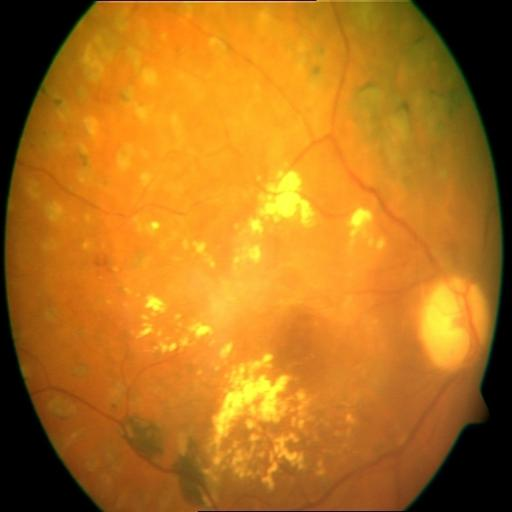
#> input picture data/rfmid/201.jpg, 512 x 512 px
$ python -i eye_health.py   (imports and definitions only)   (older library calls are emulated)
#> lines starting #> are read from the running program, lines starting #| are printed output that depends on the picture; after the words box and inside, x2 and y2 are one past the last pixel; in counts of white or black regions, pixels touching at a corner belong together
"""
Comprehensive Eye Health Analytics Module.

Performs quantitative ocular biomarker extraction and multi-condition risk assessment:
1. Retinal Microvascular Architecture (Vessel density, tortuosity index, hypertensive retinopathy risk).
2. Macular Integrity & Diabetic Macular Edema (DME) Risk (Foveal avascular zone analysis, central exudates).
3. Optic Nerve Head & Glaucoma Susceptibility (Optic cup-to-disc ratio estimation, neuroretinal rim contour).
4. Ocular Media Clarity & Cataract / Haze Index (Lens transparency, high-frequency energy ratio).
5. Composite Ocular Health Score (0 to 100) combining all four physiological axes.
6. Preventive Care & Systemic Health Guidelines (HbA1c, BP targets, lifestyle advice).
"""

from dataclasses import dataclass, field
from typing import Dict, Any, List, Optional
import numpy as np
import cv2


@dataclass
class EyeHealthBiomarkers:
    overall_score: int  # 0 to 100
    overall_status: str  # "Optimal", "Good", "Borderline", "Attention Required"

    # Axis 1: Vasculature
    vessel_density_pct: float
    vessel_tortuosity_index: float
    hypertensive_risk: str  # "Low", "Moderate", "Elevated"
    vascular_summary: str

    # Axis 2: Macular Integrity & DME
    macular_edema_risk: str  # "Low Risk", "Possible DME", "High Risk (CSME)"
    macular_integrity_score: int  # 0 to 25
    macular_summary: str

    # Axis 3: Optic Nerve & Glaucoma
    estimated_cdr: float  # Cup-to-disc ratio (e.g. 0.38)
    glaucoma_susceptibility: str  # "Low / Normal", "Borderline", "High Suspect"
    optic_nerve_score: int  # 0 to 25
    optic_nerve_summary: str

    # Axis 4: Media Clarity & Cataract
    media_clarity_score: int  # 0 to 25
    cataract_haze_index: str  # "Clear", "Mild Nuclear Haze", "Moderate Media Opacity"
    media_summary: str

    # Preventive Guidelines
    preventive_recommendations: List[Dict[str, str]] = field(default_factory=list)

    # [20 lines left out: function to_dict, not called in this run]


class EyeHealthAnalyzer:
    """
    Automated ocular feature extractor and multi-disease risk calculator.
    """

    def analyze(
        self,
        img_rgb: np.ndarray,
        retina_mask: Optional[np.ndarray] = None,
        dr_grade: Optional[int] = 0,
        confidence: float = 0.5,
    ) -> EyeHealthBiomarkers:
        """
        Analyzes retinal fundus image for comprehensive eye health parameters.
        """
#> called with dr_grade = 0, confidence = 0.5
        h, w = img_rgb.shape[:2]

        # 1. Mask and ROI
        if retina_mask is None:
            gray = cv2.cvtColor(img_rgb, cv2.COLOR_RGB2GRAY)
            _, retina_mask = cv2.threshold(gray, 15, 255, cv2.THRESH_BINARY)
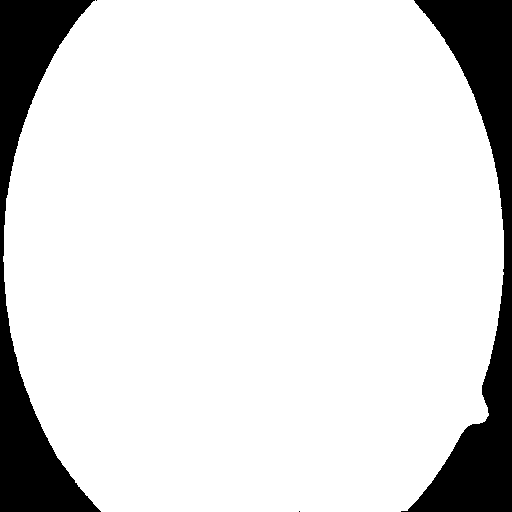
#> retina_mask: shape (512, 512); 86.7% white; 4 black regions (2 under 20 px), largest, box (x1, y1, x2, y2) and area: (401, 0, 512, 512) 18375, (0, 0, 101, 512) 16408
        elif retina_mask.shape[:2] != (h, w):
            retina_mask = cv2.resize(retina_mask, (w, h), interpolation=cv2.INTER_NEAREST)

        mask_bool = (retina_mask > 0)
        retina_pixels = int(np.sum(mask_bool))
#> retina_pixels = 227359
        if retina_pixels == 0:
            retina_pixels = h * w
            mask_bool = np.ones((h, w), dtype=bool)

        # Green channel provides highest vascular contrast
        green = img_rgb[:, :, 1].astype(np.float32)
        red = img_rgb[:, :, 0].astype(np.float32)
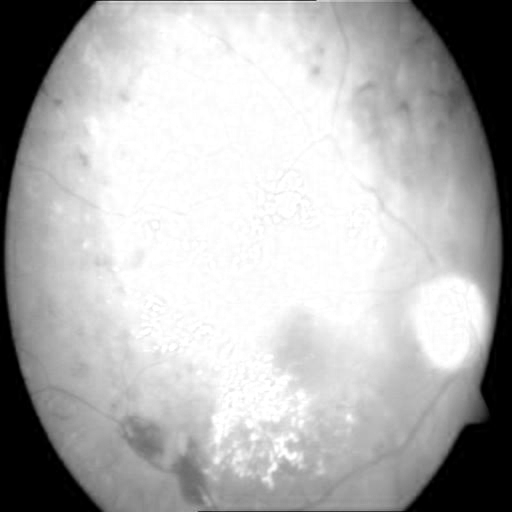
#> red: shape (512, 512) float32; min 0, max 255, mean 178.8

        # ---------------------------------------------------------
        # Axis 1: Retinal Vasculature & Hypertensive Retinopathy Risk
        # ---------------------------------------------------------
        clahe = cv2.createCLAHE(clipLimit=2.0, tileGridSize=(8, 8))
        green_uint8 = np.clip(green, 0, 255).astype(np.uint8)
        green_enhanced = clahe.apply(green_uint8)
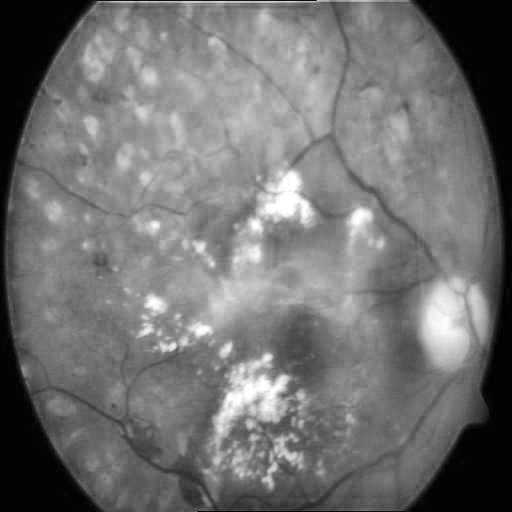
#> green_enhanced: shape (512, 512); min 2, max 255, mean 114

        # Morphological top-hat to highlight thin vessels
        kernel = cv2.getStructuringElement(cv2.MORPH_ELLIPSE, (9, 9))
        tophat = cv2.morphologyEx(green_enhanced, cv2.MORPH_BLACKHAT, kernel)

        # Vessel segmentation approximation
        vessel_thresh = np.percentile(tophat[mask_bool], 82) if np.any(mask_bool) else 25
#> vessel_thresh = 7
        vessel_map = (tophat > vessel_thresh) & mask_bool
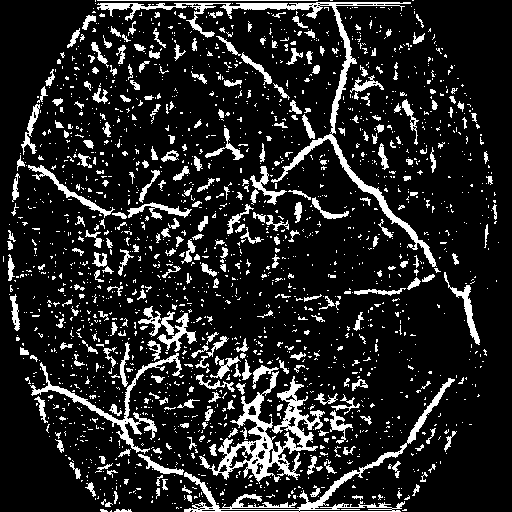
#> vessel_map: shape (512, 512) bool; 14.5% white; 2014 white regions (1700 under 20 px)
        vessel_pixels = int(np.sum(vessel_map))
#> vessel_pixels = 37893
        vessel_density_pct = (vessel_pixels / max(retina_pixels, 1)) * 100.0
#> vessel_density_pct = 16.67

        # Vessel tortuosity estimation via contour perimeter to area ratio
        contours, _ = cv2.findContours(vessel_map.astype(np.uint8), cv2.RETR_LIST, cv2.CHAIN_APPROX_SIMPLE)
#> contours = 2172 contours, 1954 with area under 20; largest, box (x1, y1, x2, y2) and area: (199, 371, 325, 484) 3664, (97, 2, 437, 267) 3113, (184, 378, 455, 512) 2074, (30, 353, 182, 454) 1174, (28, 165, 115, 218) 406
        total_len = 0.0
        for cnt in contours:
            if cv2.contourArea(cnt) > 15:
                total_len += cv2.arcLength(cnt, closed=False)
#> this loop made 2172 passes
#> total_len on passes 1, 2, 7, 14, 17, 52, 66, 83: 158.2, 186.5, 226, 474.2, 493.5, 508.7, 536.2, 562.1
#> after the loop, total_len = 18855.5
        tortuosity_index = float(total_len / max(len(contours), 1)) / 10.0
#> tortuosity_index = 0.868
        tortuosity_index = np.clip(tortuosity_index, 1.05, 2.95)
#> tortuosity_index = 1.05

        # Hypertensive Risk calculation
        # DR grade also correlates with systemic microvascular stress
        dr_penalty = (dr_grade or 0) * 1.5
        if vessel_density_pct < 6.5 or tortuosity_index > 2.2 or dr_penalty >= 4:
            hypertensive_risk = "Elevated"
            vasc_score = max(8, int(25 - (tortuosity_index * 4.5) - dr_penalty))
            vascular_summary = (
                "Increased arteriolar tortuosity and caliber irregularities detected. "
                "Suggests microvascular remodeling consistent with hypertensive or diabetic stress."
            )
        elif vessel_density_pct < 9.0 or tortuosity_index > 1.6:
            hypertensive_risk = "Moderate"
            vasc_score = int(np.clip(25 - (tortuosity_index * 3.0), 14, 21))
            vascular_summary = (
                "Mild focal arteriolar attenuation observed. Vasculature shows stable architecture "
                "with mild focal tortuosity."
            )
        else:
            hypertensive_risk = "Low"
            vasc_score = int(np.clip(22 + (vessel_density_pct * 0.2), 22, 25))
#> vasc_score = 25
            vascular_summary = (
                "Normal arteriovenous caliber ratio and branching architecture. "
                "No focal arteriolar narrowing or silver-wiring observed."
            )

        # ---------------------------------------------------------
        # Axis 2: Macular Integrity & Diabetic Macular Edema (DME)
        # ---------------------------------------------------------
        # In fundus photography, fovea center is located temporal to optic disc (darkest central zone)
        # We examine macular field (middle 40% of fundus)
        cy, cx = h // 2, w // 2
        mac_r = int(min(h, w) * 0.22)
        macula_roi = green_enhanced[max(0, cy - mac_r):min(h, cy + mac_r), max(0, cx - mac_r):min(w, cx + mac_r)]
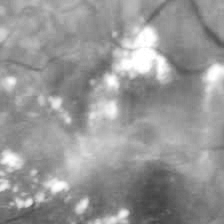
#> macula_roi: shape (224, 224); min 65, max 255, mean 151.5

        # High intensity spots in green channel indicate hard exudates (lipids from leaking capillaries)
        macula_std = float(np.std(macula_roi))
#> macula_std = 33.02
        macula_bright_thresh = np.percentile(macula_roi, 95)
#> macula_bright_thresh = 214
        bright_exudate_fraction = float(np.mean(macula_roi > (macula_bright_thresh + 20)))
#> bright_exudate_fraction = 0.0282

        if (dr_grade or 0) >= 3 or (bright_exudate_fraction > 0.08 and (dr_grade or 0) >= 2):
            macular_edema_risk = "High Risk (CSME Likely)"
            macular_score = max(5, int(25 - (dr_grade or 0) * 5.0))
            macular_summary = (
                "High suspicion of Clinically Significant Macular Edema (CSME). "
                "Perifoveal lipid exudation or capillary leakage pattern identified."
            )
        elif (dr_grade or 0) >= 2 or bright_exudate_fraction > 0.04:
            macular_edema_risk = "Possible DME"
            macular_score = int(np.clip(18 - (bright_exudate_fraction * 50), 12, 19))
            macular_summary = (
                "Borderline central macular reflections detected. Early intraretinal fluid or "
                "hard exudate accumulation possible."
            )
        else:
            macular_edema_risk = "Low Risk"
            macular_score = int(np.clip(23 + (1.0 - bright_exudate_fraction * 10), 22, 25))
#> macular_score = 23
            macular_summary = (
                "Macular foveal avascular zone (FAZ) appears intact. "
                "No central hard exudates or diffuse foveal thickening detected."
            )

        # ---------------------------------------------------------
        # Axis 3: Optic Nerve Head & Glaucoma Susceptibility (CDR)
        # ---------------------------------------------------------
        # Optic disc is the brightest region in the red channel with circular structure
        red_uint8 = np.clip(red, 0, 255).astype(np.uint8)
        blurred_red = cv2.GaussianBlur(red_uint8, (21, 21), 0)

        # Estimate optic cup and disc dimensions
        # Disc is usually high intensity in red, cup is the central pale core
        disc_thresh = np.percentile(blurred_red[mask_bool], 96) if np.any(mask_bool) else 180
#> disc_thresh = 254
        disc_mask = (blurred_red > disc_thresh) & mask_bool
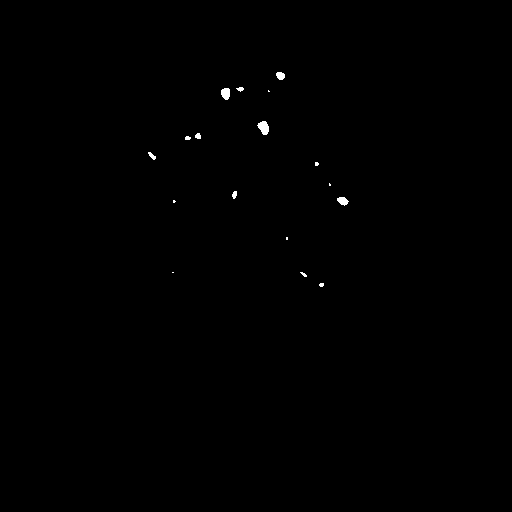
#> disc_mask: shape (512, 512) bool; 0.21% white; 17 white regions (8 under 20 px), largest, box (x1, y1, x2, y2) and area: (257, 121, 269, 135) 114, (221, 88, 230, 100) 88, (337, 197, 349, 206) 71
        disc_area = float(np.sum(disc_mask))
#> disc_area = 539

        if disc_area > 100:
            disc_radius = np.sqrt(disc_area / np.pi)
#> disc_radius = 13.1
            cup_thresh = np.percentile(blurred_red[disc_mask], 75)
#> cup_thresh = 255
            cup_mask = (blurred_red > cup_thresh) & disc_mask
#> cup_mask: shape (512, 512) bool; every value is 0
            cup_radius = np.sqrt(max(float(np.sum(cup_mask)), 1.0) / np.pi)
#> cup_radius = 0.564
            raw_cdr = cup_radius / max(disc_radius, 1.0)
#> raw_cdr = 0.0431
            estimated_cdr = float(np.clip(raw_cdr, 0.28, 0.82))
#> estimated_cdr = 0.28
        else:
            estimated_cdr = 0.38  # Standard physiological baseline

        if estimated_cdr > 0.65:
            glaucoma_susceptibility = "High Suspect"
            optic_score = max(9, int(25 - (estimated_cdr - 0.65) * 60))
            optic_nerve_summary = (
                f"Enlarged vertical Cup-to-Disc Ratio (estimated CDR ~{estimated_cdr:.2f}). "
                "Possible neuroretinal rim thinning or cupping. Tonometry / visual field correlation recommended."
            )
        elif estimated_cdr > 0.48:
            glaucoma_susceptibility = "Borderline"
            optic_score = int(np.clip(25 - (estimated_cdr - 0.48) * 35, 16, 21))
            optic_nerve_summary = (
                f"Borderline vertical Cup-to-Disc Ratio (estimated CDR ~{estimated_cdr:.2f}). "
                "Optic disc margins clear, with mild physiological cupping."
            )
        else:
            glaucoma_susceptibility = "Low / Normal"
            optic_score = int(np.clip(23 + (0.45 - estimated_cdr) * 5, 22, 25))
#> optic_score = 23
            optic_nerve_summary = (
                f"Healthy optic nerve head configuration (estimated CDR ~{estimated_cdr:.2f}). "
                "Pink neuroretinal rim with preserved ISNT rule contour."
            )

        # ---------------------------------------------------------
        # Axis 4: Ocular Media Clarity & Cataract / Haze Index
        # ---------------------------------------------------------
        # Contrast & high-frequency edge energy in green channel
        sobelx = cv2.Sobel(green_uint8, cv2.CV_64F, 1, 0, ksize=3)
        sobely = cv2.Sobel(green_uint8, cv2.CV_64F, 0, 1, ksize=3)
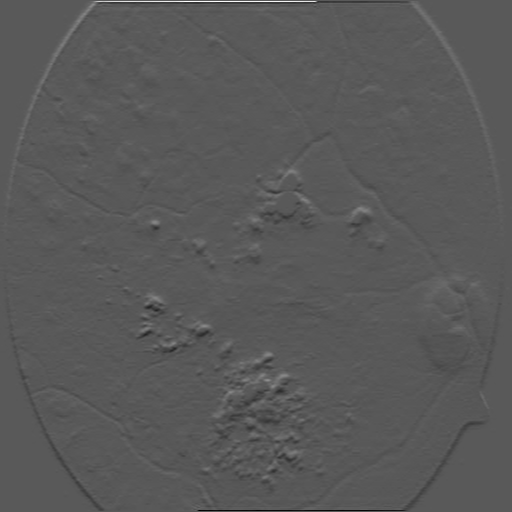
#> sobely: shape (512, 512) float64; min -329, max 609, mean -0.5; drawn with min black and max white
        edge_energy = float(np.mean(np.sqrt(sobelx**2 + sobely**2)[mask_bool]))
#> edge_energy = 18.51
        contrast_std = float(np.std(green_uint8[mask_bool]))
#> contrast_std = 37.06

        if edge_energy < 8.0 or contrast_std < 22.0:
            cataract_haze_index = "Moderate Media Opacity"
            media_score = max(10, int(15 + contrast_std * 0.3))
            media_summary = (
                "Significant reduction in retinal high-frequency contrast. "
                "Likely lens nuclear sclerosis / cataract, corneal haze, or vitreous condensation."
            )
        elif edge_energy < 14.0 or contrast_std < 32.0:
            cataract_haze_index = "Mild Nuclear Haze"
            media_score = int(np.clip(18 + contrast_std * 0.15, 17, 21))
            media_summary = (
                "Mild diffuse attenuation of fundus detail. Early crystalline lens haziness "
                "or subtle anterior media opacity."
            )
        else:
            cataract_haze_index = "Clear"
            media_score = int(np.clip(22 + (contrast_std - 32.0) * 0.1, 22, 25))
#> media_score = 22
            media_summary = (
                "Crisp retinal visualization across all quadrants. "
                "Transparent ocular refractive media without significant lens opacity."
            )

        # ---------------------------------------------------------
        # Composite Ocular Health Score (0 - 100)
        # ---------------------------------------------------------
        total_score = int(np.clip(vasc_score + macular_score + optic_score + media_score, 15, 100))
#> total_score = 93

        if total_score >= 88:
            overall_status = "Optimal"
        elif total_score >= 74:
            overall_status = "Good"
        elif total_score >= 58:
            overall_status = "Borderline"
        else:
            overall_status = "Attention Required"

        # ---------------------------------------------------------
        # Personalized Preventive Guidelines
        # ---------------------------------------------------------
        recs = [
            {
                "category": "Glycemic Target",
                "title": "Strict HbA1c Management (< 7.0%)",
                "detail": (
                    "Maintaining HbA1c below 7.0% delays the onset and slows progression of diabetic "
                    "microvascular complications, protecting capillary pericytes."
                ),
            },
            {
                "category": "Cardiovascular & BP",
                "title": "Blood Pressure Goal (< 130/80 mmHg)",
                "detail": (
                    "Controlled systolic blood pressure prevents hydrostatic capillary shearing, "
                    "reducing retinal microaneurysm rupture and macular edema formation."
                ),
            },
            {
                "category": "Lifestyle & Nutrition",
                "title": "Macular Carotenoids & Antioxidants",
                "detail": (
                    "Dietary intake of Lutein, Zeaxanthin, Vitamin C, and Omega-3 fatty acids "
                    "supports photoreceptor outer segment renewal and macular pigment optical density."
                ),
            },
            {
                "category": "Visual Hygiene",
                "title": "20-20-20 Rule & UV400 Protection",
                "detail": (
                    "Every 20 minutes, gaze at an object 20 feet away for 20 seconds. "
                    "Use UV400-rated sunglasses outdoors to prevent crystalline lens oxidative stress."
                ),
            },
        ]

        if (dr_grade or 0) >= 2 or hypertensive_risk == "Elevated":
            recs.insert(0, {
                "category": "Surveillance Interval",
                "title": "Comprehensive Dilated Fundus Exam (3 to 6 Months)",
                "detail": (
                    "Due to referable microvascular signs, follow-up with slit-lamp biomicroscopy "
                    "and Optical Coherence Tomography (OCT) is advised within 3 to 6 months."
                ),
            })
        else:
            recs.insert(0, {
                "category": "Surveillance Interval",
                "title": "Annual Retinal Screening Protocol (12 Months)",
                "detail": (
                    "Stable retinal status supports standard annual surveillance under primary care "
                    "tele-ophthalmology monitoring."
                ),
            })

        return EyeHealthBiomarkers(
            overall_score=total_score,
            overall_status=overall_status,
            vessel_density_pct=vessel_density_pct,
            vessel_tortuosity_index=tortuosity_index,
            hypertensive_risk=hypertensive_risk,
            vascular_summary=vascular_summary,
            macular_edema_risk=macular_edema_risk,
            macular_integrity_score=macular_score,
            macular_summary=macular_summary,
            estimated_cdr=estimated_cdr,
            glaucoma_susceptibility=glaucoma_susceptibility,
            optic_nerve_score=optic_score,
            optic_nerve_summary=optic_nerve_summary,
            media_clarity_score=media_score,
            cataract_haze_index=cataract_haze_index,
            media_summary=media_summary,
            preventive_recommendations=recs,
        )

>>> import cv2
>>> picture = cv2.cvtColor(cv2.imread('../../data/rfmid/201.jpg'), cv2.COLOR_BGR2RGB)
>>> result = EyeHealthAnalyzer().analyze(picture)

$ run again, on data/rfmid/220.jpg
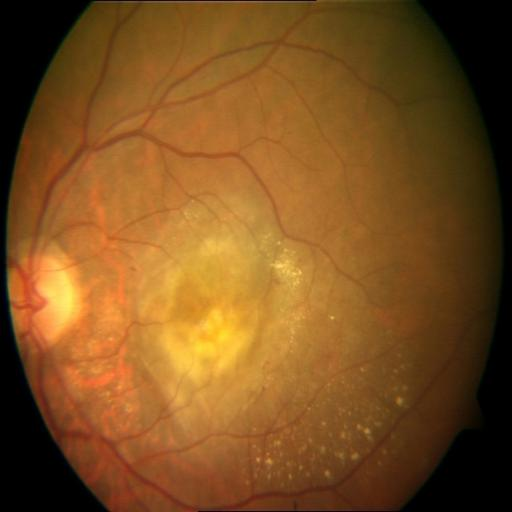
#> input picture data/rfmid/220.jpg, 512 x 512 px
#> in analyze, `_, retina_mask = cv2.threshold(gray, 15, 255, cv2.THRESH_BINARY)`:
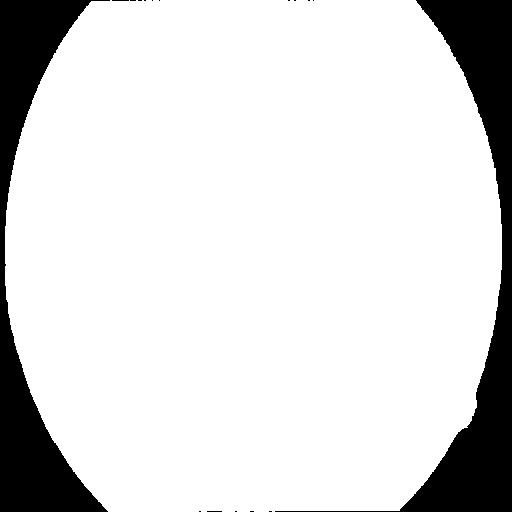
#> retina_mask: shape (512, 512); 85.8% white; 17 black regions (15 under 20 px), largest, box (x1, y1, x2, y2) and area: (275, 0, 512, 512) 19913, (0, 0, 110, 512) 17372
#> retina_pixels = 224795
#> vessel_thresh = 9
#> vessel_map: shape (512, 512) bool; 15% white; 1592 white regions (1400 under 20 px)
#> vessel_pixels = 39424
#> vessel_density_pct = 17.54
#> contours = 1702 contours, 1572 with area under 20; largest, box (x1, y1, x2, y2) and area: (27, 0, 401, 300) 31144, (86, 3, 318, 148) 13034, (141, 78, 267, 155) 5742, (96, 379, 408, 512) 4474, (162, 43, 277, 105) 2133
#> the loop in analyze, `for cnt in contours:` made 1702 passes
#> total_len on passes 26, 46, 61, 65, 70, 79, 106, 114: 28.24, 60.97, 158, 181.2, 232.7, 252.6, 290.4, 310.9
#> after the loop in analyze, `for cnt in contours:`: total_len = 20021.8
#> tortuosity_index = 1.18
#> vasc_score = 25
#> macula_std = 30.54
#> macula_bright_thresh = 201
#> bright_exudate_fraction = 0.0115
#> macular_score = 23
#> disc_thresh = 231
#> disc_mask: shape (512, 512) bool; 3.4% white; 8 white regions, largest, box (x1, y1, x2, y2) and area: (161, 301, 249, 380) 4310, (36, 257, 90, 339) 3309, (100, 287, 126, 327) 680
#> disc_area = 8889
#> disc_radius = 53.19
#> cup_thresh = 252
#> cup_mask: shape (512, 512) bool; 0.59% white; 3 white regions (1 under 20 px), largest, box (x1, y1, x2, y2) and area: (44, 274, 78, 330) 1014, (202, 322, 235, 352) 522
#> cup_radius = 22.23
#> raw_cdr = 0.418
#> optic_score = 23
#> in analyze, `sobely = cv2.Sobel(green_uint8, cv2.CV_64F, 0, 1, ksize=3)`:
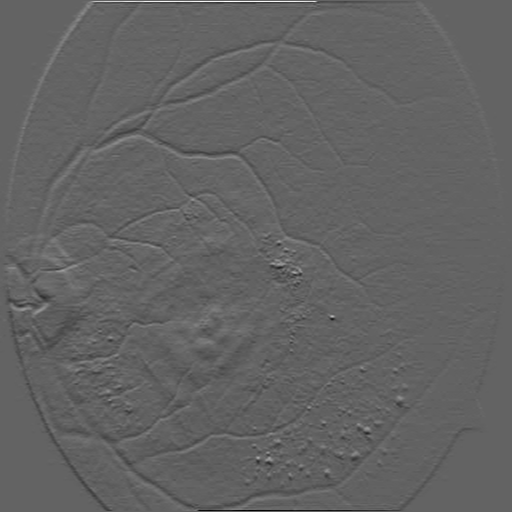
#> sobely: shape (512, 512) float64; min -219, max 343, mean -0.2; drawn with min black and max white
#> edge_energy = 15.92
#> contrast_std = 38.32
#> media_score = 22
#> total_score = 93
